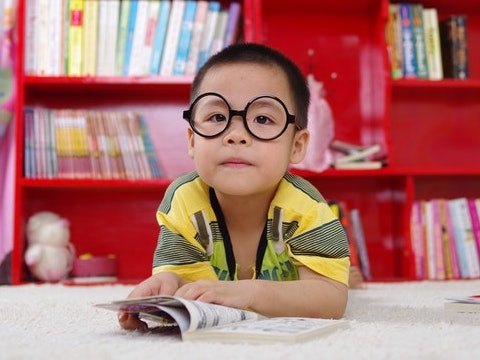
#> input picture trainings/Lab/DATA/boy.jpg, 480 x 360 px
$ jupyter execute 2_image_operations.ipynb   (shell and % lines are left out)
#> lines starting #> are read from the running program, lines starting #| are printed output that depends on the picture; after the words box and inside, x2 and y2 are one past the last pixel; in counts of white or black regions, pixels touching at a corner belong together
# <font style="color:rgb(50,120,229)">Basic Image operations</font>

1. Cropping images
1. Creating binary masks for images

## <font style="color:rgb(50,120,229)">1. Cropping Images</font>

From the figure, you can see that the face lies somewhere in the region :

* between row #40 to row #200
* between col #170 to col #320

There is no function for doing this, simple python slicing works!

[cell 1]
import numpy as np
import cv2
import matplotlib.pyplot as plt
import matplotlib
matplotlib.rcParams['figure.figsize'] = (6.0, 6.0)
matplotlib.rcParams['image.cmap'] = 'gray'

[cell 2]
# Read image
image = cv2.imread("DATA/boy.jpg")
#> image is the input picture: shape (360, 480, 3); mean B, G, R 111.8, 115.3, 174.3
plt.imshow(image[:,:,::-1])

**Note:**
- In numpy, the 1st index is for height or row and 2nd one is for width or column i.e in terms of (row,column).
- In OpenCV it is width and height i.e in terms of (x,y).

[cell 3]
# Crop out a rectangle
# x coordinates = 170 to 320
# y coordinates = 40 to 200
crop = image[40:200,170:320]
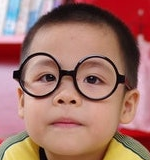
#> crop: shape (160, 150, 3); mean B, G, R 107.2, 116.5, 162.7

[cell 4]
plt.imshow(crop[:,:,::-1])

## <font style="color:rgb(50,120,229)">2. Create a mask using pixel intensity or color</font>

Here's is the logic: If you want to focus on `red pixels`:
```
* The red channel should have high intensity ( keep the range of pixel values from 100 to 255 )
* The other 2 channels should have low intensity ( keep the range of pixel values in Blue and Green channels between 0 to 100)
```
There is a nice OpenCV function - cv2.inRange which can do exactly this!

**Parameters**
- **`src`** - first input array.
- **`lowerb`** - inclusive lower boundary array or a scalar.
- **`upperb`** - inclusive upper boundary array or a scalar.
- **`dst`** - output array of the same size as src and CV_8U type.

It produces a binary image ( pixels are either black or white ).

[cell 5]
image = cv2.imread("DATA/parrots.jpg")
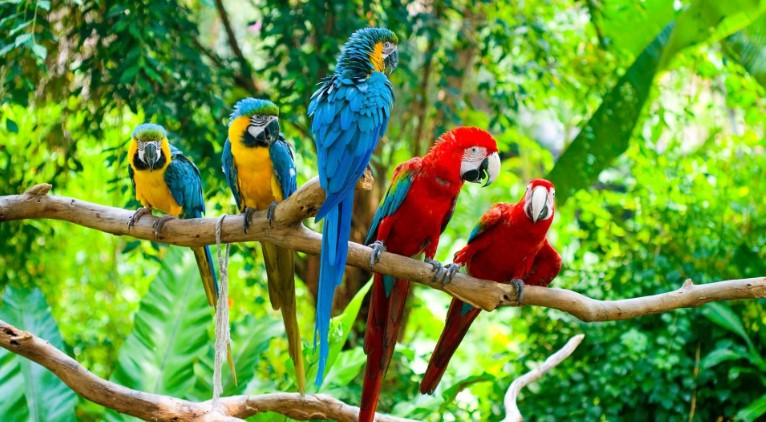
#> input picture trainings/Lab/DATA/parrots.jpg, 766 x 422 px
#> image is the input picture: shape (422, 766, 3); mean B, G, R 62.9, 149.4, 103.1
b_mask = cv2.inRange(image, (100,0,0), (255,100,100))
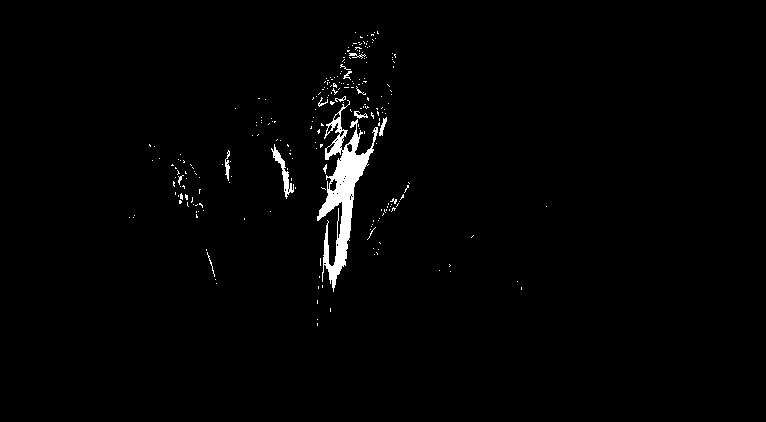
#> b_mask: shape (422, 766); 1.5% white; 242 white regions (229 under 20 px), largest, box (x1, y1, x2, y2) and area: (317, 100, 378, 292) 3356, (271, 144, 294, 199) 294, (225, 150, 230, 181) 80
g_mask = cv2.inRange(image, (0,100,0), (100,255,100))
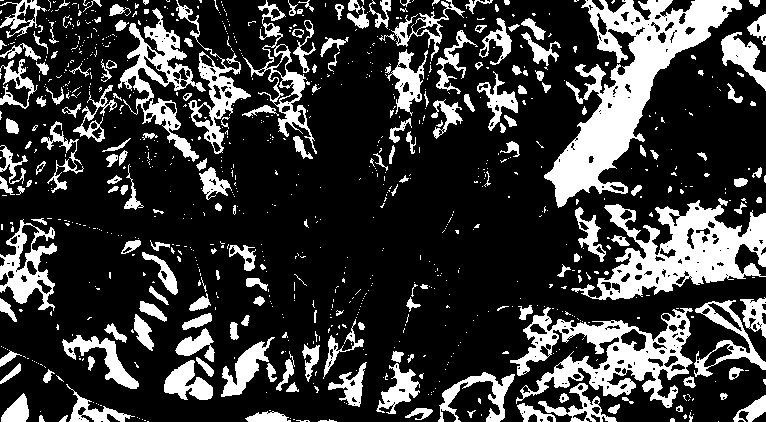
#> g_mask: shape (422, 766); 23.2% white; 876 white regions (677 under 20 px), largest, box (x1, y1, x2, y2) and area: (544, 0, 742, 208) 12773, (571, 198, 766, 300) 8568, (510, 307, 693, 408) 7092
r_mask = cv2.inRange(image, (0,0,100), (100,100,255))
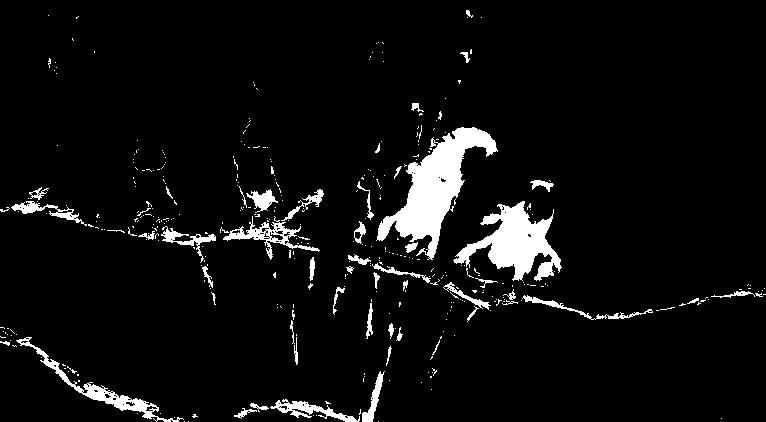
#> r_mask: shape (422, 766); 5.7% white; 387 white regions (333 under 20 px), largest, box (x1, y1, x2, y2) and area: (376, 127, 498, 260) 5545, (453, 201, 562, 281) 3868, (16, 337, 184, 422) 1376

plt.figure(figsize=[10,10]);plt.imshow(image[...,::-1]);plt.title("Original Image")

[cell 6]
plt.figure(figsize=[15,15])
plt.subplot(131); plt.imshow(b_mask);plt.title("Blue Mask")
plt.subplot(132); plt.imshow(g_mask);plt.title("Green Mask")
plt.subplot(133); plt.imshow(r_mask);plt.title("Red Mask")
